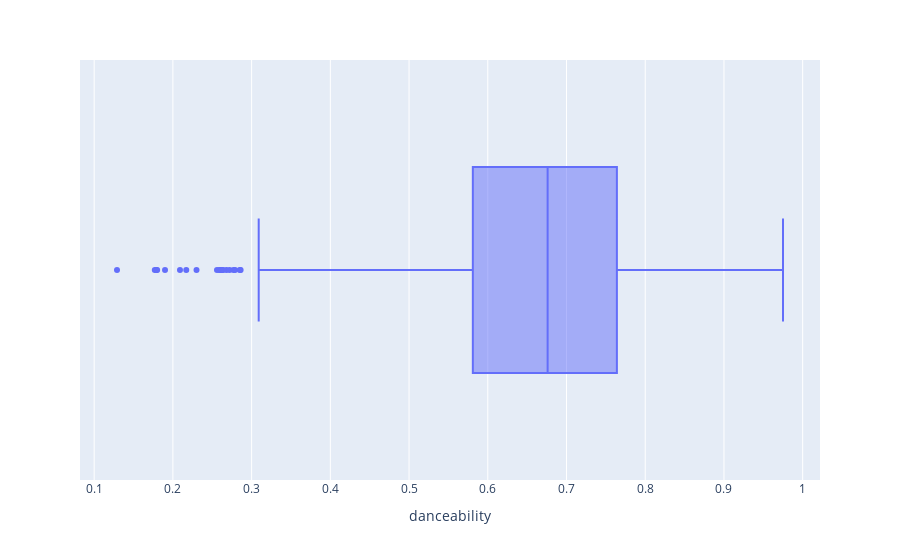

Notebook source saved alongside this figure:
### Code cell
fig = px.box(df, x = 'danceability')
fig

### Figure 1 — Plotly figure (JSON) as saved in the notebook; plotly's stock layout.template omitted (floating-point values rounded to 4 significant figures; data arrays with more than 128 entries replaced by an {"elided": "..."} marker saying what was removed)
{"data": [{"alignmentgroup": "True", "hovertemplate": "danceability=%{x}<extra></extra>", "legendgroup": "", "marker": {"color": "#636efa"}, "name": "", "notched": false, "offsetgroup": "", "orientation": "h", "showlegend": false, "type": "box", "x": {"elided": "2000 float values"}, "x0": " ", "xaxis": "x", "y0": " ", "yaxis": "y"}], "layout": {"boxmode": "group", "legend": {"tracegroupgap": 0}, "margin": {"t": 60}, "xaxis": {"anchor": "y", "domain": [0, 1], "title": {"text": "danceability"}}, "yaxis": {"anchor": "x", "domain": [0, 1]}}}
